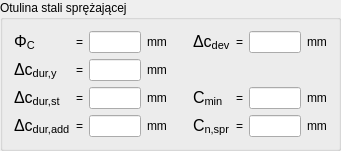
   <widget class="QGroupBox" name="groupBox_4">
    <property name="geometry">
     <rect>
      <x>340</x>
      <y>240</y>
      <width>341</width>
      <height>146</height>
     </rect>
    </property>
    <property name="sizePolicy">
     <sizepolicy hsizetype="Fixed" vsizetype="Fixed">
      <horstretch>0</horstretch>
      <verstretch>0</verstretch>
     </sizepolicy>
    </property>
    <property name="title">
     <string>Otulina stali sprężającej</string>
    </property>
    <layout class="QGridLayout" name="gridLayout_4">
     <item row="0" column="0">
      <widget class="QLabel" name="label_47">
       <property name="text">
        <string>&lt;html&gt;&lt;head/&gt;&lt;body&gt;&lt;p&gt;&lt;span style=&quot; font-size:12pt;&quot;&gt;Φ&lt;/span&gt;&lt;span style=&quot; font-size:12pt; vertical-align:sub;&quot;&gt;C&lt;/span&gt;&lt;span style=&quot; font-size:12pt; vertical-align:sub;&quot;/&gt;&lt;span style=&quot; font-size:12pt;&quot;&gt;&lt;/span&gt;&lt;/p&gt;&lt;/body&gt;&lt;/html&gt;</string>
       </property>
      </widget>
     </item>
     <item row="0" column="1">
      <widget class="QLabel" name="label_68">
       <property name="text">
        <string>=</string>
       </property>
      </widget>
     </item>
     <item row="0" column="2">
      <widget class="QLineEdit" name="lineEditPhiSSS"/>
     </item>
     <item row="0" column="3">
      <widget class="QLabel" name="label_41">
       <property name="text">
        <string>mm</string>
       </property>
       <property name="textFormat">
        <enum>Qt::AutoText</enum>
       </property>
      </widget>
     </item>
     <item row="0" column="5">
      <widget class="QLabel" name="label_44">
       <property name="text">
        <string>&lt;html&gt;&lt;head/&gt;&lt;body&gt;&lt;p&gt;&lt;span style=&quot; font-size:12pt;&quot;&gt;Δc&lt;/span&gt;&lt;span style=&quot; font-size:12pt; vertical-align:sub;&quot;&gt;dev&lt;/span&gt;&lt;span style=&quot; font-size:12pt;&quot;&gt;&lt;/span&gt;&lt;/p&gt;&lt;/body&gt;&lt;/html&gt;</string>
       </property>
      </widget>
     </item>
     <item row="0" column="6">
      <widget class="QLabel" name="label_72">
       <property name="text">
        <string>=</string>
       </property>
      </widget>
     </item>
     <item row="0" column="7">
      <widget class="QLineEdit" name="lineEditCDevSS"/>
     </item>
     <item row="0" column="8">
      <widget class="QLabel" name="label_42">
       <property name="text">
        <string>mm</string>
       </property>
       <property name="textFormat">
        <enum>Qt::AutoText</enum>
       </property>
      </widget>
     </item>
     <item row="1" column="0">
      <widget class="QLabel" name="label_46">
       <property name="text">
        <string>&lt;html&gt;&lt;head/&gt;&lt;body&gt;&lt;p&gt;&lt;span style=&quot; font-size:12pt;&quot;&gt;Δc&lt;/span&gt;&lt;span style=&quot; font-size:12pt; vertical-align:sub;&quot;&gt;dur,y&lt;/span&gt;&lt;span style=&quot; font-size:12pt;&quot;&gt;&lt;/span&gt;&lt;/p&gt;&lt;/body&gt;&lt;/html&gt;</string>
       </property>
      </widget>
     </item>
     <item row="1" column="1">
      <widget class="QLabel" name="label_69">
       <property name="text">
        <string>=</string>
       </property>
      </widget>
     </item>
     <item row="1" column="2">
      <widget class="QLineEdit" name="lineEditCDurYSS"/>
     </item>
     <item row="1" column="3">
      <widget class="QLabel" name="label_38">
       <property name="text">
        <string>mm</string>
       </property>
       <property name="textFormat">
        <enum>Qt::AutoText</enum>
       </property>
      </widget>
     </item>
     <item row="1" column="4" rowspan="2">
      <spacer name="horizontalSpacer_10">
       <property name="orientation">
        <enum>Qt::Horizontal</enum>
       </property>
       <property name="sizeType">
        <enum>QSizePolicy::Fixed</enum>
       </property>
       <property name="sizeHint" stdset="0">
        <size>
         <width>20</width>
         <height>20</height>
        </size>
       </property>
      </spacer>
     </item>
     <item row="2" column="0">
      <widget class="QLabel" name="label_39">
       <property name="text">
        <string>&lt;html&gt;&lt;head/&gt;&lt;body&gt;&lt;p&gt;&lt;span style=&quot; font-size:12pt;&quot;&gt;Δc&lt;/span&gt;&lt;span style=&quot; font-size:12pt; vertical-align:sub;&quot;&gt;dur,st&lt;/span&gt;&lt;span style=&quot; font-size:12pt;&quot;&gt;&lt;/span&gt;&lt;/p&gt;&lt;/body&gt;&lt;/html&gt;</string>
       </property>
      </widget>
     </item>
     <item row="2" column="1">
      <widget class="QLabel" name="label_70">
       <property name="text">
        <string>=</string>
       </property>
      </widget>
     </item>
     <item row="2" column="2">
      <widget class="QLineEdit" name="lineEditCDurStSS"/>
     </item>
     <item row="2" column="3">
      <widget class="QLabel" name="label_45">
       <property name="text">
        <string>mm</string>
       </property>
       <property name="textFormat">
        <enum>Qt::AutoText</enum>
       </property>
      </widget>
     </item>
     <item row="2" column="5">
      <widget class="QLabel" name="label_34">
       <property name="text">
        <string>&lt;html&gt;&lt;head/&gt;&lt;body&gt;&lt;p&gt;&lt;span style=&quot; font-size:12pt;&quot;&gt;C&lt;/span&gt;&lt;span style=&quot; font-size:12pt; vertical-align:sub;&quot;&gt;min&lt;/span&gt;&lt;span style=&quot; font-size:12pt;&quot;&gt;&lt;/span&gt;&lt;/p&gt;&lt;/body&gt;&lt;/html&gt;</string>
       </property>
      </widget>
     </item>
     <item row="2" column="6">
      <widget class="QLabel" name="label_73">
       <property name="text">
        <string>=</string>
       </property>
      </widget>
     </item>
     <item row="2" column="7">
      <widget class="QLineEdit" name="lineEditCminSS">
       <property name="readOnly">
        <bool>true</bool>
       </property>
      </widget>
     </item>
     <item row="2" column="8">
      <widget class="QLabel" name="label_35">
       <property name="text">
        <string>mm</string>
       </property>
       <property name="textFormat">
        <enum>Qt::AutoText</enum>
       </property>
      </widget>
     </item>
     <item row="3" column="0">
      <widget class="QLabel" name="label_40">
       <property name="text">
        <string>&lt;html&gt;&lt;head/&gt;&lt;body&gt;&lt;p&gt;&lt;span style=&quot; font-size:12pt;&quot;&gt;Δc&lt;/span&gt;&lt;span style=&quot; font-size:12pt; vertical-align:sub;&quot;&gt;dur,add&lt;/span&gt;&lt;span style=&quot; font-size:12pt;&quot;&gt;&lt;/span&gt;&lt;/p&gt;&lt;/body&gt;&lt;/html&gt;</string>
       </property>
      </widget>
     </item>
     <item row="3" column="1">
      <widget class="QLabel" name="label_71">
       <property name="text">
        <string>=</string>
       </property>
      </widget>
     </item>
     <item row="3" column="2">
      <widget class="QLineEdit" name="lineEditCDurAddSS"/>
     </item>
     <item row="3" column="3">
      <widget class="QLabel" name="label_43">
       <property name="text">
        <string>mm</string>
       </property>
       <property name="textFormat">
        <enum>Qt::AutoText</enum>
       </property>
      </widget>
     </item>
     <item row="3" column="5">
      <widget class="QLabel" name="label_36">
       <property name="text">
        <string>&lt;html&gt;&lt;head/&gt;&lt;body&gt;&lt;p&gt;&lt;span style=&quot; font-size:12pt;&quot;&gt;C&lt;/span&gt;&lt;span style=&quot; font-size:12pt; vertical-align:sub;&quot;&gt;n,spr&lt;/span&gt;&lt;span style=&quot; font-size:12pt;&quot;&gt;&lt;/span&gt;&lt;/p&gt;&lt;/body&gt;&lt;/html&gt;</string>
       </property>
      </widget>
     </item>
     <item row="3" column="6">
      <widget class="QLabel" name="label_74">
       <property name="text">
        <string>=</string>
       </property>
      </widget>
     </item>
     <item row="3" column="7">
      <widget class="QLineEdit" name="lineEditCNZbrSS">
       <property name="readOnly">
        <bool>true</bool>
       </property>
      </widget>
     </item>
     <item row="3" column="8">
      <widget class="QLabel" name="label_37">
       <property name="text">
        <string>mm</string>
       </property>
       <property name="textFormat">
        <enum>Qt::AutoText</enum>
       </property>
      </widget>
     </item>
    </layout>
   </widget>
